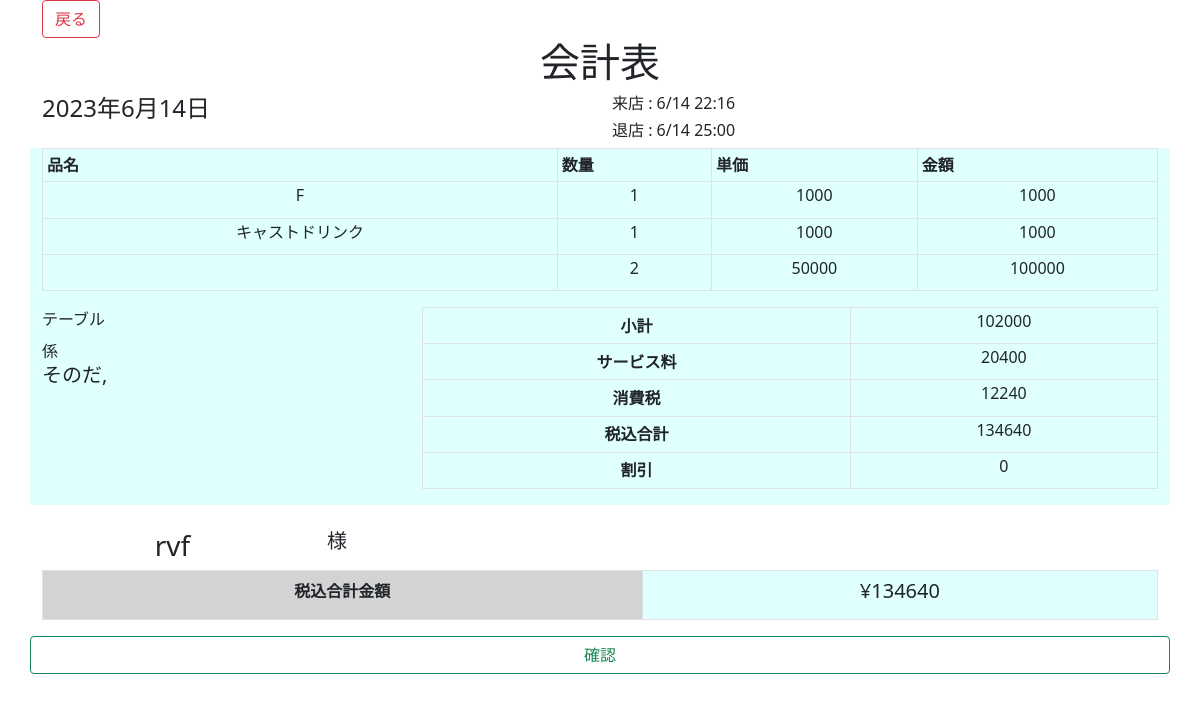
The page /compSheet/31 on the database as committed earlier.
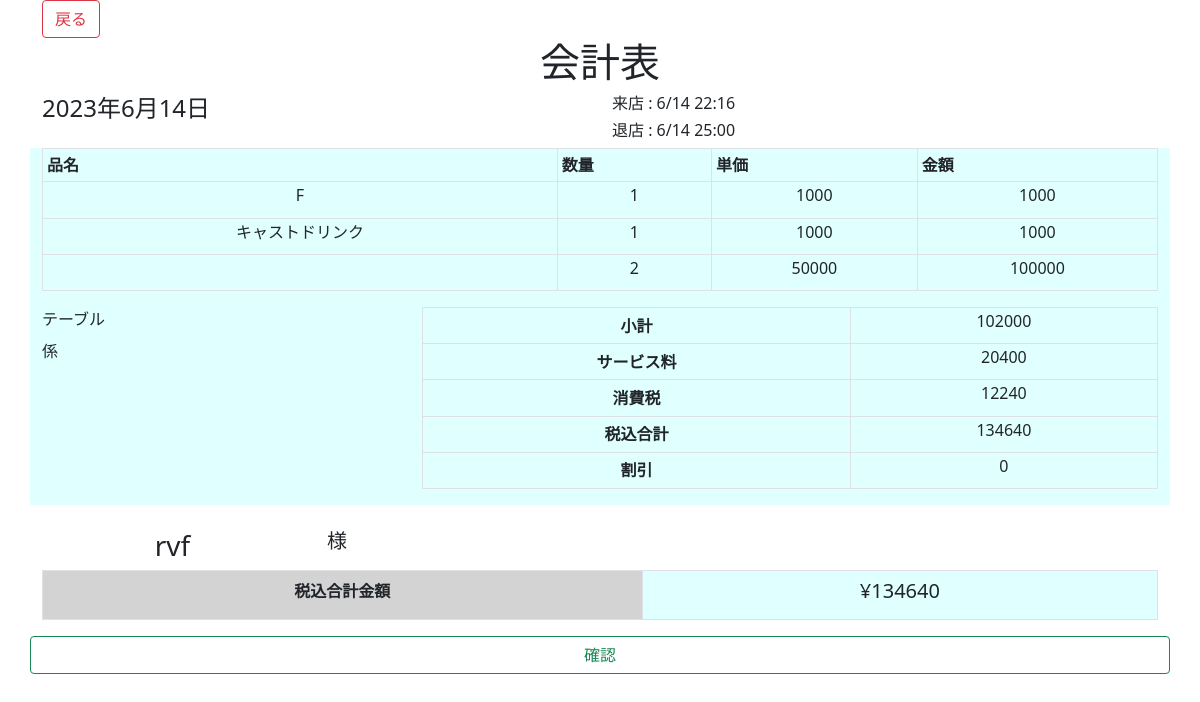
The same page on the database as committed later.
### attendance/models.py (models this page shows, shortened)
class Item(models.Model):
    item_name = models.CharField(max_length=20, null=True)
    staff =  models.CharField(max_length=20, null=True)
    item_num = models.IntegerField()
    item_cost = models.IntegerField()
    checkSheet = models.ForeignKey(CheckSheet, on_delete=models.CASCADE)
    Menu = models.ForeignKey(ItemMenu, on_delete=models.CASCADE)

class Account(models.Model):
    user = models.OneToOneField(User, on_delete=models.CASCADE)
    is_working = models.BooleanField(default=False)
    start_time = models.DateTimeField(verbose_name="開始時間")
    end_time = models.DateTimeField(verbose_name="終了時間")
    start_overtime = models.CharField(max_length=20, null=True)
    end_overtime = models.CharField(max_length=20, null=True)
    earnings = models.IntegerField(default=0)
    is_sending = models.BooleanField(default=False)
    staff_drink = models.IntegerField(default=0)
    staff_bottle = models.IntegerField(default=0)
    debt = models.IntegerField(default=0)
    back = models.IntegerField(default=0)
    def __str__(self):
        return self.user.username

### attendance/views.py (the view, shortened to what this page needs)
# urls.py: path("compSheet/<int:pk>", views.CompCheckSheet.as_view(), name="CompSheet"),
class CompCheckSheet(TemplateView):
    def get(self, request, pk):
        context = {
            "CheckSheet": get_object_or_404(CheckSheet, pk=pk),
            }
        return render(request,"attendance/comp_checksheet.html", context)

### attendance/models.py (called while the page is built)
    def __str__(self):
        return self.client_name

### templates/attendance/comp_checksheet.html (shortened to what the changed rows need)
{% extends "attendance/DB5_base.html" %}
{% block body %}
<div class="container">
    <form action="{% url 'CompSheet' pk=CheckSheet.pk %}" method="post">
        <header>
            <h1 class="text-center">会計表</h1>
        </header>
        <div class="row">
        <div style="background-color: lightcyan; height: auto;">
            <div>
                <table class="table table-bordered table-sm">
                    <thead>
                    <tr>
                        <th scope="col">品名</th>
                        <th scope="col">数量</th>
                        <th scope="col">単価</th>
                        <th scope="col">金額</th>
                    </tr>
                    </thead>
                    <tbody id="order" style="vertical-align: middle">
                        {% for item in CheckSheet.item_set.all %}
                            <tr id="item_field" style="text-align: center;">
                                <td>
                                    <h6>{{item.item_name}}</h6>
                                </td>
                                <td >
                                    <h6 class="item_num">{{item.item_num}}</h6>
                                </td>
                                <td>
                                    <h6 class="item_cost">{{item.item_cost}}</h6>
                                </td>
                                <td>
                                    <h6 class="item_total">0</h6>
                                </td>
                            </tr>
                        {% endfor %}
                    </tbody>
                </table>
            </div>
            <div>
                <div class="row">
                    <div class="col-4">
                        <div>
                            <div class="col-auto">
                                <div class="row" name="staffs">
                                    <h5>
                                        {% for selectedStaff in CheckSheet.staff.all %}
                                            {{selectedStaff}},
                                        {% endfor %}
                                    </h5>
                                </div>
                            </div>
                        </div>
                    </div>
                    <div class="col-8">
                        <table class="table table-bordered table-sm align-middle">
                            <tbody style="text-align: center;">
                                <tr>
                                    <th>小計</th>
                                </tr>
                                <tr>
                                    <th>サービス料</th>
                                </tr>
                                <tr>
                                    <th>消費税</th>
                                </tr>
                                <tr>
                                    <th>税込合計</th>
                                </tr>
                                <tr>
                                    <th>割引</th>
                                </tr>
                            </tbody>
                        </table>
                    </div>
                </div>
            </div>
        </div>
        <div>
            <br>
            <table class="table table-bordered">
                <tbody style="text-align: center">
                    <tr>
                        <th style="background-color: lightgrey;">税込合計金額</th>
                    </tr>
                </tbody>
            </table>
        </div>
    </form>
</div>
{% endblock body %}

Rows that differ between the two databases and show on the page:
removed Account: user.username "そのだ"
